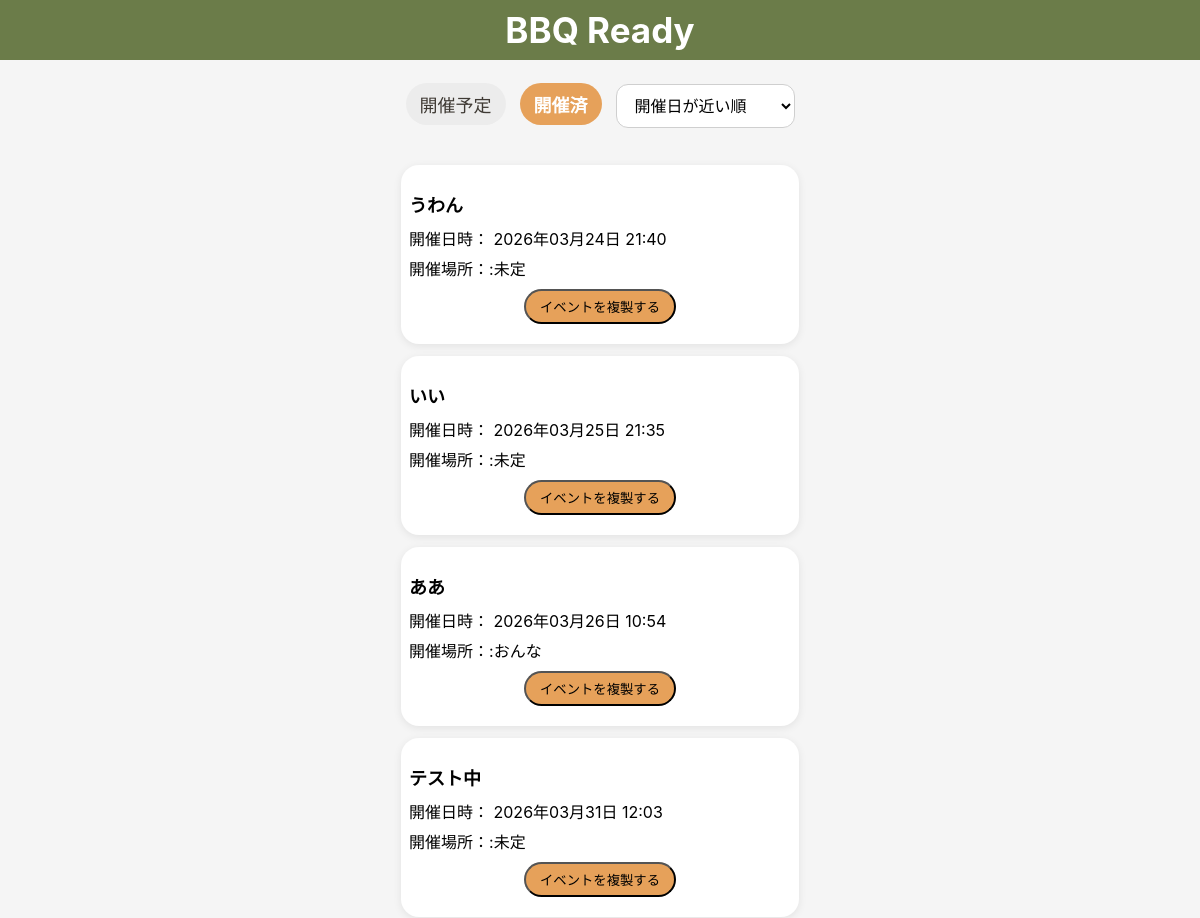
The page /events/?status=past&sort=held_at_asc (signed in, upper part) on the database as committed earlier.
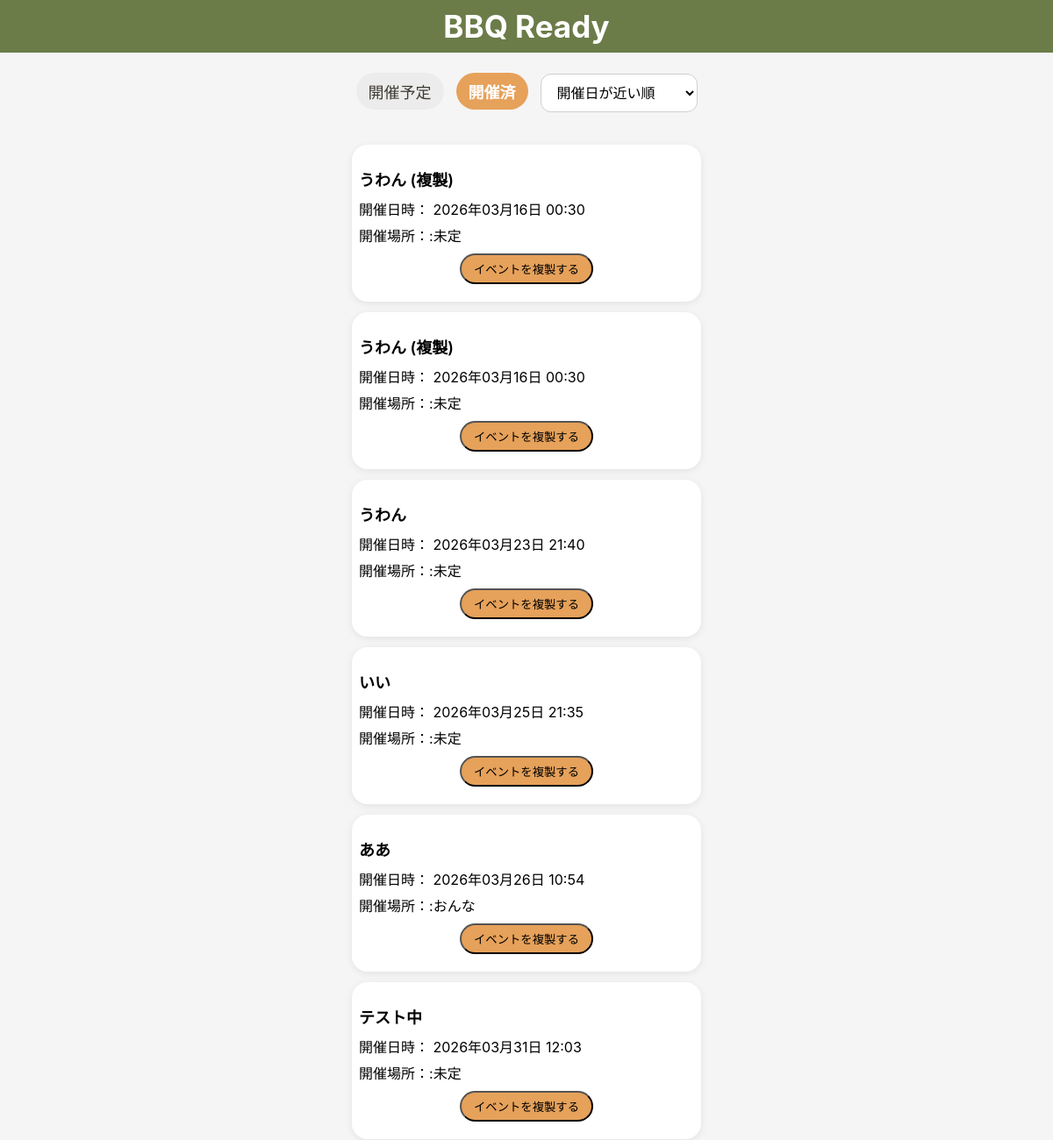
The same page on the database as committed later.
### bbq_app/models.py (models this page shows, shortened)
class Event(models.Model):
    user = models.ForeignKey(settings.AUTH_USER_MODEL, on_delete=models.CASCADE, related_name="events")
    name = models.CharField("イベント名", max_length=30)
    held_at = models.DateTimeField("開催日時", null=True, blank=True)
    location = models.CharField("開催場所", max_length=50, blank=True)
    created_at = models.DateTimeField("作成日時", auto_now_add=True)
    updated_at = models.DateTimeField("更新日時", auto_now=True)

### bbq_app/views.py (the view)
# urls.py: path("events/", views.event_list, name="event_list"),
@login_required
def event_list(request):
    status = request.GET.get("status", "upcoming")
    sort =request.GET.get("sort", "held_at_asc")
    now = timezone.now()
    qs = Event.objects.filter(user=request.user)
    if status == "past":
        events = qs.filter(held_at__lt=now)
    else:
        events = qs.filter(Q(held_at__gte=now) | Q(held_at__isnull=True))
    if sort == "held_at_desc":
        events = events.order_by("-held_at")
    elif sort == "created_desc":
        events = events.order_by("-created_at")
    else:
        sort = "held_at_asc"
        events =events.order_by("held_at")
    return render(request, "bbq_app/event_list.html",{"events":events,"status":status,"sort":sort})

### bbq_app/templates/bbq_app/event_list.html (shortened to what this page needs)
{% extends "bbq_app/base.html" %}
{% block content %}
<h2 class="event-list-page-title">全イベント詳細確認</h2>
<div class="event-list-toolbar">
    <div class="event-list-tabs">
        <a href="{% url 'event_list' %}?status=upcoming&sort={{ sort }}"
        class="event-tab {% if status == 'upcoming' %}active{% endif %}">
            開催予定
        </a>
        <a href="{% url 'event_list' %}?status=past&sort={{ sort }}"
        class="event-tab {% if status == 'past' %}active{% endif %}">
            開催済
        </a>
    </div>
    <form method="get" class="event-sort">
        <select name="sort" onchange="this.form.submit()">
            <option value="held_at_asc" {% if sort == "held_at_asc" %}selected{% endif %}>
                開催日が近い順
            </option>
        </select>
    </form>
</div>
<div class="event-card-list">
    {% for event in events %}
        <div class="event-list-card">
            <a href="{% url 'item_edit' event.id %}" class="event-list-card__link">
                <p class="event-list-card__title">{{ event.name }}</p>
                <p class="event-list-card__text">
                    開催日時：
                    {% if event.held_at %}
                        {{ event.held_at|date:"Y年m月d日 H:i" }}
                    {% else %}
                        未定
                    {% endif %}
                </p>
                <p class="event-list-card__text">
                    開催場所：:{{ event.location|default:"未定"}}
                </p>
            </a>
            <button type="button" class="event-list-card__duplicate-btn"
                    onclick="openDuplicateModal({{ event.id }}); return false;">
                イベントを複製する
            </button>
        </div>
    {% empty %}
        <p class="event-list-empty">イベントがありません</p>
    {% endfor %}
</div>
{% endblock %}

Rows that differ between the two databases and show on the page:
added Event: name "うわん (複製)", held_at "2026年03月16日 00:30", location "未定"
added Event: name "うわん (複製)", held_at "2026年03月16日 00:30", location "未定"
changed Event "うわん": held_at "2026年03月24日 21:40" → "2026年03月23日 21:40"
